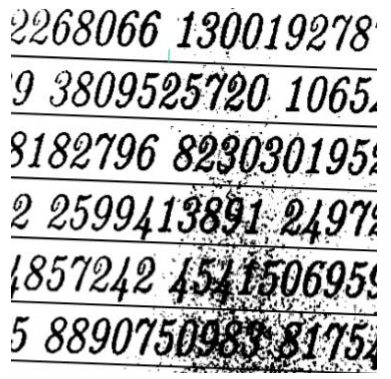
#> input picture Source_Code/uploads/midterm.png, 391 x 379 px
$ python midterm.py
#> lines starting #> are read from the running program, lines starting #| are printed output that depends on the picture; after the words box and inside, x2 and y2 are one past the last pixel; in counts of white or black regions, pixels touching at a corner belong together
import cv2
import numpy as np
img = cv2.imread('midterm.png')
#> img is the input picture: shape (379, 391, 3); mean B, G, R 188.3, 188.3, 188.3
kernel = np.ones((2, 2), np.uint8)
erosion = cv2.erode(img,kernel,iterations = 1)
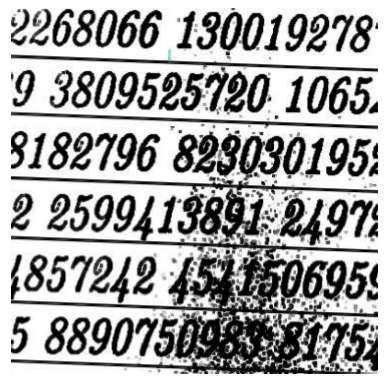
#> erosion: shape (379, 391, 3); mean B, G, R 166, 166, 165.9
img = erosion
gray = cv2.cvtColor(img,cv2.COLOR_BGR2GRAY)
# #180 190
th, bw = cv2.threshold(gray,180,190,cv2.THRESH_BINARY_INV)
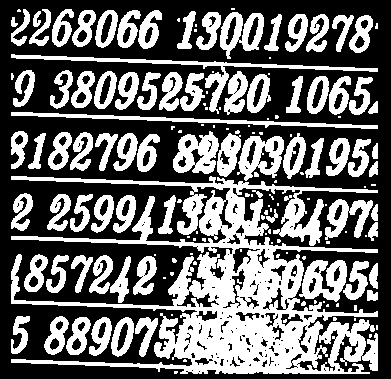
#> bw: shape (379, 391); values 0 (black) and 190 (white), 41.4% white; 158 white regions (76 under 20 px)
contours,_ = cv2.findContours(bw, cv2.RETR_LIST, cv2.CHAIN_APPROX_SIMPLE)
#> contours = 402 contours, 222 with area under 20; largest, box (x1, y1, x2, y2) and area: (11, 176, 378, 374) 25476, (237, 136, 284, 181) 1376, (11, 54, 378, 114) 1374, (173, 131, 219, 174) 1338, (299, 260, 347, 302) 1244
cntsSorted = sorted(contours, key=lambda x : cv2.contourArea(x), reverse = True)
#> cntsSorted has the same summary as contours
for cnt in cntsSorted:
	area = cv2.contourArea(cnt)
	if area > 185:
		(x,y,w,h) = cv2.boundingRect(cnt)
		cv2.rectangle(img,(x,y),(x+w , y+h),(0,0,255),2)
#> this loop made 402 passes
#> (area, x, y, w, h) on passes 1 to 12: (25476, 11, 176, 367, 198), (1376.5, 237, 136, 47, 45), (1374.5, 11, 54, 367, 60), (1338, 173, 131, 46, 43), (1243.5, 299, 260, 48, 42), (1239, 220, 12, 44, 47), (1022, 11, 112, 367, 17), (904, 325, 199, 48, 41), (664, 217, 133, 24, 44), (628.5, 247, 74, 24, 39), (620, 283, 133, 23, 46), (611, 111, 317, 23, 40)
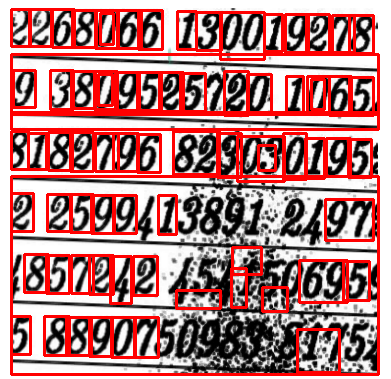
#> img: shape (379, 391, 3); mean B, G, R 126, 126, 178.4
cv2.imshow('Giua ky',img)
cv2.waitKey(0)
